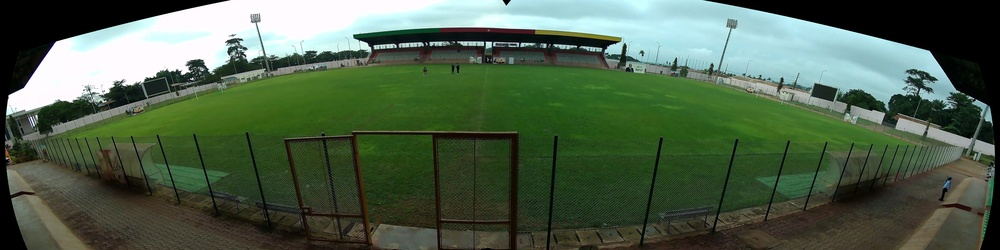
#> input picture panorama_1.jpg, 1000 x 250 px, shrunk from 6528 x 1632 before the run
$ python main.py
#> lines starting #> are read from the running program, lines starting #| are printed output that depends on the picture; after the words box and inside, x2 and y2 are one past the last pixel; in counts of white or black regions, pixels touching at a corner belong together
import cv2 as cv
import numpy as np
from pathlib import Path

# ==============================
#   НАСТРОЙКИ
# ==============================

DEBUG = True
SAVE_RESULTS = True


# ==============================
#   ВСПОМОГАТЕЛЬНЫЕ ФУНКЦИИ
# ==============================

class Debugger:
    """Класс для отладочного вывода"""

    def __init__(self, stem: str, base_rgb: np.ndarray):
        self.dir = Path("debug") / stem
        self.dir.mkdir(parents=True, exist_ok=True)
        self.step = 0
        self.base = base_rgb

    def save(self, name: str, img, overlay=False):
        if not DEBUG:
            return

        if overlay:
            vis = self.base.copy()
            if img.ndim == 2:
                mask = (img > 0).astype(np.uint8) * 255
                color_mask = np.zeros_like(vis)
                color_mask[:, :, 1] = mask  # Зелёный канал для маски
                vis = cv.addWeighted(vis, 0.7, color_mask, 0.3, 0)
            bgr = cv.cvtColor(vis, cv.COLOR_RGB2BGR)
        else:
            if img.ndim == 3:
                bgr = cv.cvtColor(img, cv.COLOR_RGB2BGR)
            else:
                bgr = cv.cvtColor(img, cv.COLOR_GRAY2BGR)

        cv.imwrite(str(self.dir / f"{self.step:02d}_{name}.png"), bgr)
        self.step += 1


# ==============================
#   ОБРАБОТКА EXG
# ==============================

def compute_exg(img_rgb):
    """Вычисление Excess Green Index"""
    # Нормализация в диапазон [0, 1]
    rgb_norm = img_rgb.astype(np.float32) / 255.0
    r, g, b = rgb_norm[:, :, 0], rgb_norm[:, :, 1], rgb_norm[:, :, 2]

    # ExG = 2*G - R - B
    exg = 2.0 * g - r - b

    # Нормализация в диапазон [0, 255]
    # ExG теоретически в диапазоне [-2, 2], но практически [-1, 1]
    exg_norm = (exg + 1.0) * 127.5
    exg_u8 = np.clip(exg_norm, 0, 255).astype(np.uint8)

    return exg_u8


def process_exg_otsu(exg_u8, dbg=None):
    """Обработка ExG с использованием Otsu и адаптацией для разных условий освещения"""
    h, w = exg_u8.shape

    # Предварительная фильтрация шума
    exg_filtered = cv.GaussianBlur(exg_u8, (5, 5), 1.5)

    if dbg:
        dbg.save("10_exg_raw", exg_u8)
        dbg.save("11_exg_filtered", exg_filtered)

    # Глобальный Otsu для начальной маски
    otsu_val, mask_otsu = cv.threshold(exg_filtered, 0, 255, cv.THRESH_BINARY + cv.THRESH_OTSU)

    if dbg:
        dbg.save("12_otsu_global", mask_otsu)
        dbg.save("13_otsu_overlay", mask_otsu, overlay=True)

    # Проверяем, достаточно ли зелёных пикселей найдено
    green_pixels = cv.countNonZero(mask_otsu)
    total_pixels = h * w
    green_ratio = green_pixels / total_pixels

    # Если зелёных пикселей слишком мало (< 10%), снижаем порог
    if green_ratio < 0.1:
        # Пробуем более низкий порог
        adaptive_threshold = otsu_val * 0.7
        mask_refined = (exg_filtered > adaptive_threshold).astype(np.uint8) * 255
    elif green_ratio > 0.7:
        # Если слишком много зелёного (> 70%), повышаем порог
        adaptive_threshold = otsu_val * 1.1
        mask_refined = (exg_filtered > adaptive_threshold).astype(np.uint8) * 255
    else:
        # Нормальный случай: адаптивное уточнение
        green_pixels_mask = mask_otsu > 0
        if np.any(green_pixels_mask):
            mean_green = np.mean(exg_filtered[green_pixels_mask])
            std_green = np.std(exg_filtered[green_pixels_mask])

            # Новый порог: немного ниже среднего зелёного
            adaptive_threshold = mean_green - 0.5 * std_green
            adaptive_threshold = max(adaptive_threshold, otsu_val * 0.8)  # Не ниже 80% от Otsu
        else:
            adaptive_threshold = otsu_val * 0.8

        # Применяем уточнённый порог
        mask_refined = (exg_filtered > adaptive_threshold).astype(np.uint8) * 255

    if dbg:
        dbg.save("14_refined_mask", mask_refined)
        dbg.save("15_refined_overlay", mask_refined, overlay=True)

    return mask_refined


def clean_mask(mask, dbg=None):
    """Очистка маски от шума и артефактов"""
    h, w = mask.shape

    # 1. Удаление мелких шумов
    kernel_small = cv.getStructuringElement(cv.MORPH_ELLIPSE, (3, 3))
    cleaned = cv.morphologyEx(mask, cv.MORPH_OPEN, kernel_small)

    # 2. Заполнение мелких дыр
    kernel_medium = cv.getStructuringElement(cv.MORPH_ELLIPSE, (7, 7))
    closed = cv.morphologyEx(cleaned, cv.MORPH_CLOSE, kernel_medium)

    if dbg:
        dbg.save("20_cleaned", closed)

    # 3. Удаление областей, касающихся краёв изображения (кроме небольших касаний)
    # Создаём маску краёв
    edge_mask = np.zeros((h, w), dtype=np.uint8)
    edge_thickness = 2
    edge_mask[:edge_thickness, :] = 255  # верх
    edge_mask[-edge_thickness:, :] = 255  # низ
    edge_mask[:, :edge_thickness] = 255  # лево
    edge_mask[:, -edge_thickness:] = 255  # право

    # Находим компоненты, касающиеся краёв
    edge_touching = cv.bitwise_and(closed, edge_mask)

    # Удаляем только маленькие краевые артефакты
    num_labels, labels, stats, _ = cv.connectedComponentsWithStats(edge_touching, 8)
    for i in range(1, num_labels):
        if stats[i, cv.CC_STAT_AREA] < (h * w * 0.01):  # Меньше 1% изображения
            closed[labels == i] = 0

    if dbg:
        dbg.save("21_edge_cleaned", closed)
        dbg.save("22_cleaned_overlay", closed, overlay=True)

    return closed


def find_field_components(mask, dbg=None):
    """Поиск всех компонент поля, включая фрагменты за сеткой забора"""
    h, w = mask.shape

    # Находим все компоненты
    num_labels, labels, stats, centroids = cv.connectedComponentsWithStats(mask, 8)

    if num_labels <= 1:
        return mask

    # Собираем все значимые компоненты
    components = []
    for i in range(1, num_labels):
        area = stats[i, cv.CC_STAT_AREA]
        x = stats[i, cv.CC_STAT_LEFT]
        y = stats[i, cv.CC_STAT_TOP]
        width = stats[i, cv.CC_STAT_WIDTH]
        height = stats[i, cv.CC_STAT_HEIGHT]
        cx, cy = centroids[i]

        # Пропускаем только очень маленькие шумовые области
        if area < (h * w * 0.001):  # Минимум 0.1% от изображения
            continue

        components.append({
            'label': i,
            'area': area,
            'x': x, 'y': y,
            'width': width, 'height': height,
            'cx': cx, 'cy': cy,
            'bbox': (x, y, x + width, y + height)
        })

    if not components:
        return mask

    # Анализируем геометрическое расположение компонент
    # Поле обычно занимает центральную горизонтальную полосу изображения

    # Находим основную горизонтальную полосу где находится поле
    y_centers = [c['cy'] for c in components]
    y_median = np.median(y_centers)

    # Определяем вертикальные границы поля (примерно)
    field_y_min = y_median - h * 0.4
    field_y_max = y_median + h * 0.4

    # Создаём маску результата
    result_mask = np.zeros_like(mask)

    # Добавляем все компоненты, которые:
    # 1. Находятся в центральной горизонтальной полосе
    # 2. Имеют достаточную площадь
    # 3. Имеют разумное соотношение сторон (не слишком узкие вертикальные полосы)

    for comp in components:
        cy = comp['cy']
        aspect_ratio = comp['width'] / comp['height'] if comp['height'] > 0 else 0

        # Условия включения компоненты:
        # - Центр в пределах поля по вертикали
        # - Не слишком узкая вертикальная полоса
        # - Достаточная площадь

        include = False

        # Основное условие: компонента в центральной части
        if field_y_min <= cy <= field_y_max:
            # Проверяем, что это не узкий вертикальный артефакт
            if aspect_ratio > 0.2 or comp['area'] > (h * w * 0.01):
                include = True

        # Дополнительное условие: большие компоненты включаем всегда
        if comp['area'] > (h * w * 0.05):  # Больше 5% изображения
            include = True

        if include:
            comp_mask = (labels == comp['label']).astype(np.uint8) * 255
            result_mask = cv.bitwise_or(result_mask, comp_mask)

    # Морфологическое закрытие для соединения близких фрагментов
    kernel = cv.getStructuringElement(cv.MORPH_RECT, (15, 5))
    result_mask = cv.morphologyEx(result_mask, cv.MORPH_CLOSE, kernel, iterations=2)

    if dbg:
        dbg.save("30_all_field_components", result_mask)
        dbg.save("31_components_overlay", result_mask, overlay=True)

    return result_mask


def fit_rectangle_to_field(mask, img_rgb, dbg=None):
    """Финальная обработка контура поля с сохранением всей области"""
    h, w = mask.shape

    # Находим контуры
    contours, _ = cv.findContours(mask, cv.RETR_EXTERNAL, cv.CHAIN_APPROX_SIMPLE)
    if not contours:
        return mask, None

    # Берём самый большой контур
    main_contour = max(contours, key=cv.contourArea)

    # Сглаживание контура морфологией
    kernel = cv.getStructuringElement(cv.MORPH_ELLIPSE, (11, 11))
    mask_smooth = cv.morphologyEx(mask, cv.MORPH_CLOSE, kernel)
    mask_smooth = cv.morphologyEx(mask_smooth, cv.MORPH_OPEN, kernel)

    # Находим контур после сглаживания
    contours_smooth, _ = cv.findContours(mask_smooth, cv.RETR_EXTERNAL, cv.CHAIN_APPROX_SIMPLE)
    if contours_smooth:
        main_contour_smooth = max(contours_smooth, key=cv.contourArea)
    else:
        main_contour_smooth = main_contour

    # Упрощение контура Douglas-Peucker с малым epsilon для сохранения формы
    epsilon = 0.002 * cv.arcLength(main_contour_smooth, True)  # 0.2% периметра
    approx = cv.approxPolyDP(main_contour_smooth, epsilon, True)

    # Проверяем, нужна ли прямоугольная коррекция
    # Вычисляем минимальный прямоугольник для оценки наклона
    rect = cv.minAreaRect(approx)
    angle = rect[2]

    # Корректируем угол
    if angle < -45:
        angle = 90 + angle
    elif angle > 45:
        angle = angle - 90

    # Если поле почти горизонтально (угол < 10°), используем выпуклую оболочку
    if abs(angle) < 10:
        hull = cv.convexHull(approx)
    else:
        # Если поле сильно наклонено, сохраняем исходную форму
        # но всё равно применяем выпуклую оболочку для устранения вогнутостей
        hull = cv.convexHull(main_contour_smooth)

    # Создаём финальную маску
    final_mask = np.zeros_like(mask)
    cv.fillPoly(final_mask, [hull], 255)

    # Проверка: если финальная маска потеряла больше 20% площади,
    # возвращаемся к исходной маске
    original_area = cv.countNonZero(mask)
    final_area = cv.countNonZero(final_mask)

    if final_area < original_area * 0.8:
        # Используем более консервативный подход
        hull = cv.convexHull(main_contour)
        final_mask = np.zeros_like(mask)
        cv.fillPoly(final_mask, [hull], 255)

    if dbg:
        dbg.save("40_smoothed_mask", mask_smooth)
        dbg.save("41_final_mask", final_mask)
        dbg.save("42_final_overlay", final_mask, overlay=True)

    return final_mask, hull


# ==============================
#   ГЛАВНАЯ ФУНКЦИЯ
# ==============================

def detect_football_field(filename: str) -> None:
    """Детектор футбольного поля на основе ExG с прямоугольной аппроксимацией"""
#> called with filename = 'panorama_1.jpg'

    # Загрузка изображения
    img_bgr = cv.imread(filename)
#> img_bgr is the input picture: shape (250, 1000, 3); mean B, G, R 75, 97.1, 78.7
    if img_bgr is None:
        print(f"Ошибка: не удалось загрузить {filename}")
        return

    # Конвертация в RGB
    img_rgb = cv.cvtColor(img_bgr, cv.COLOR_BGR2RGB)
    h_orig, w_orig, _ = img_rgb.shape
#> h_orig = 250; w_orig = 1000

    # Минимальная обрезка чёрных полос (если есть)
    # Детекция чёрных полос
    gray = cv.cvtColor(img_rgb, cv.COLOR_RGB2GRAY)

    # Находим границы не-чёрной области
    non_black = gray > 10
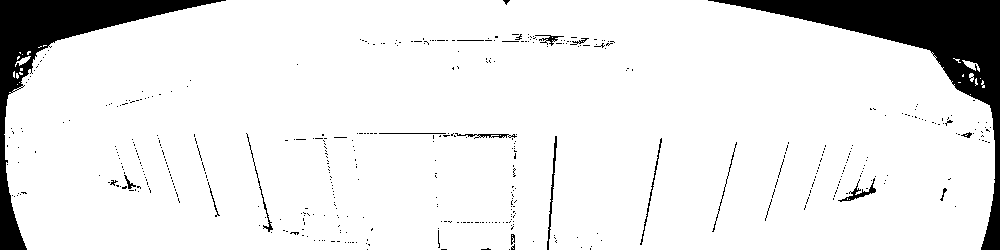
#> non_black: shape (250, 1000) bool; 90.5% white; 468 black regions (448 under 20 px), largest, box (x1, y1, x2, y2) and area: (708, 0, 1000, 250) 12489, (0, 0, 226, 250) 8749, (547, 136, 557, 250) 237
    coords = np.column_stack(np.where(non_black))
#> coords = 226168 pairs, first value 0 to 249, second value 4 to 994
    if coords.size > 0:
        y_min, x_min = coords.min(axis=0)
#> y_min = 0; x_min = 4
        y_max, x_max = coords.max(axis=0)
#> y_max = 249; x_max = 994

        # Обрезаем с небольшим запасом
        margin = 5
        y_min = max(0, y_min - margin)
        y_max = min(h_orig, y_max + margin)
#> y_max = 250
        x_min = max(0, x_min - margin)
#> x_min = 0
        x_max = min(w_orig, x_max + margin)
#> x_max = 999

        img_rgb = img_rgb[y_min:y_max, x_min:x_max]
#> img_rgb: shape (250, 999, 3)
    else:
        x_min, y_min = 0, 0

    h, w, _ = img_rgb.shape
#> h = 250; w = 999

    # Инициализация отладчика
    stem = Path(filename).stem
    dbg = Debugger(stem, img_rgb) if DEBUG else None

    if dbg:
        dbg.save("00_input", img_rgb)

    # ШАГ 1: Вычисление ExG
    exg = compute_exg(img_rgb)
#> in compute_exg, `exg = 2.0 * g - r - b`:
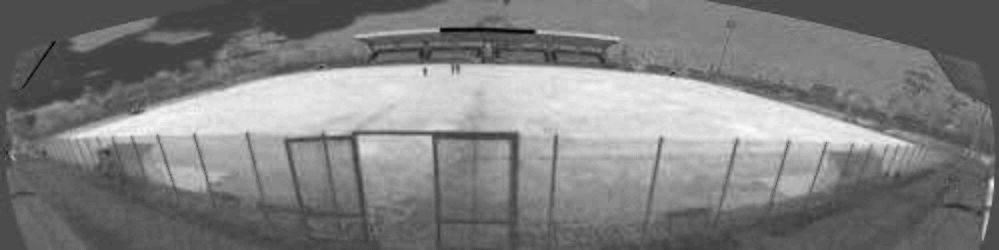
#> exg: shape (250, 999) float32; min -0.239, max 0.557, mean 0.159; drawn with min black and max white
#> in compute_exg, `exg_norm = (exg + 1.0) * 127.5`:
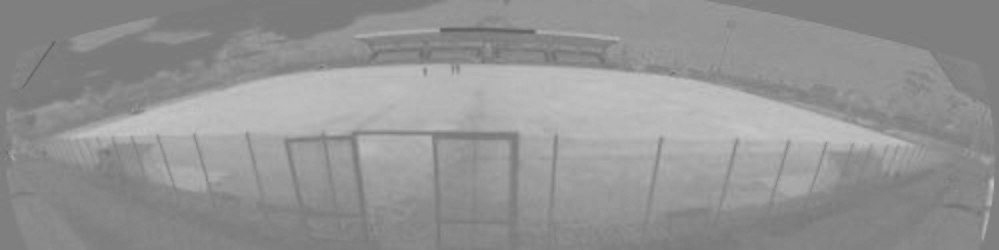
#> exg_norm: shape (250, 999) float32; min 97, max 198.5, mean 147.8

    # ШАГ 2: Пороговая обработка с Otsu
    mask = process_exg_otsu(exg, dbg)
#> in process_exg_otsu, `otsu_val, mask_otsu = cv.threshold(exg_filtered, 0, 255, cv.THRESH_BIN..`:
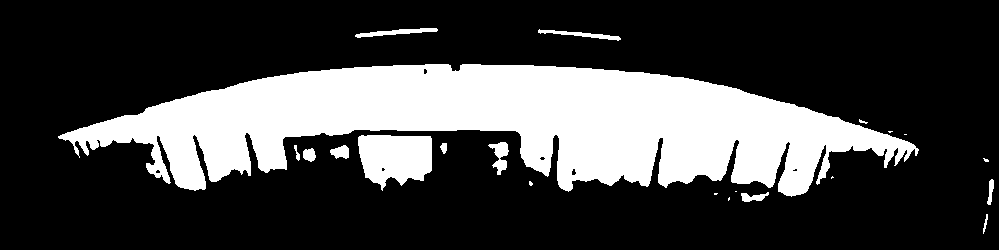
#> mask_otsu: shape (250, 999); 26.2% white; 21 white regions (8 under 20 px), largest, box (x1, y1, x2, y2) and area: (58, 64, 919, 197) 60574, (358, 135, 432, 191) 3155, (355, 28, 438, 38) 354
#> in process_exg_otsu, `otsu_val, mask_otsu = cv.threshold(exg_filtered, 0, 255, cv.THRESH_BIN..`: otsu_val = 156
#> in save (call 5), `vis = cv.addWeighted(vis, 0.7, color_mask, 0.3, 0)`:
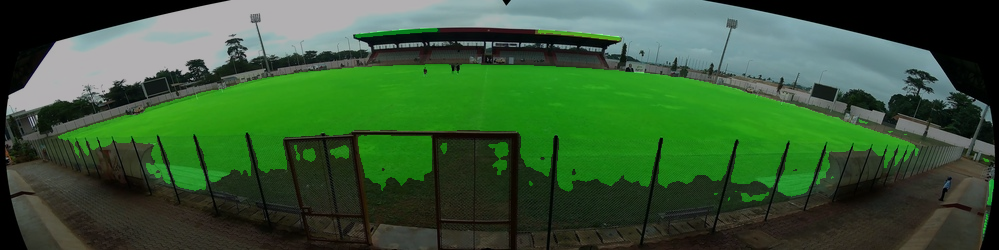
#> vis: shape (250, 999, 3); mean R, G, B 55.1, 88.1, 52.5
#> in process_exg_otsu, `green_pixels = cv.countNonZero(mask_otsu)`: green_pixels = 65549
#> in process_exg_otsu, `green_ratio = green_pixels / total_pixels`: green_ratio = 0.262
#> in process_exg_otsu, `mean_green = np.mean(exg_filtered[green_pixels_mask])`: mean_green = 176.1
#> in process_exg_otsu, `std_green = np.std(exg_filtered[green_pixels_mask])`: std_green = 10.44
#> in process_exg_otsu, `adaptive_threshold = mean_green - 0.5 * std_green`: adaptive_threshold = 170.8
#> in process_exg_otsu, `mask_refined = (exg_filtered > adaptive_threshold).astype(np.uint8) * ..`: mask_refined: shape (250, 999); 17.4% white; 8 white regions (3 under 20 px), largest, box (x1, y1, x2, y2) and area: (70, 66, 907, 158) 42489, (360, 137, 430, 158) 835, (178, 169, 197, 175) 67, (178, 140, 192, 145) 53, (990, 181, 993, 189) 20

    # ШАГ 3: Очистка маски
    mask = clean_mask(mask, dbg)
#> in clean_mask, `cleaned = cv.morphologyEx(mask, cv.MORPH_OPEN, kernel_small)`: cleaned: shape (250, 999); 17.4% white; 8 white regions (3 under 20 px), largest, box (x1, y1, x2, y2) and area: (70, 66, 907, 158) 42446, (360, 137, 414, 158) 725, (416, 137, 430, 147) 85, (178, 169, 194, 174) 58, (179, 140, 192, 145) 51
#> in clean_mask, `closed = cv.morphologyEx(cleaned, cv.MORPH_CLOSE, kernel_medium)`: closed: shape (250, 999); 17.6% white; 5 white regions (2 under 20 px), largest, box (x1, y1, x2, y2) and area: (70, 66, 907, 158) 42921, (360, 137, 430, 158) 843, (178, 169, 194, 174) 58
#> in clean_mask, `edge_touching = cv.bitwise_and(closed, edge_mask)`: edge_touching: shape (250, 999); every value is 0
#> in clean_mask, `num_labels, labels, stats, _ = cv.connectedComponentsWithStats(edge_to..`: labels: shape (250, 999) int32; every value is 0
#> in clean_mask, `num_labels, labels, stats, _ = cv.connectedComponentsWithStats(edge_to..`: num_labels = 1; stats = [[0, 0, 999, 250, 249750]]

    # ШАГ 4: Поиск компонент поля
    mask = find_field_components(mask, dbg)
#> in find_field_components, `num_labels, labels, stats, centroids = cv.connectedComponentsWithStats..`:
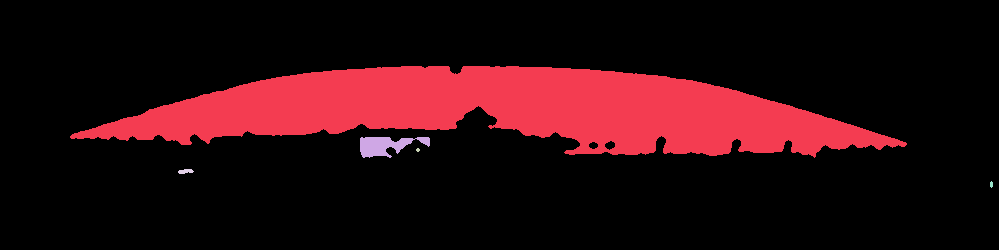
#> labels: shape (250, 999) int32; 6 distinct labels, from 0 to 5; one colour per label, 0 black
#> in find_field_components, `num_labels, labels, stats, centroids = cv.connectedComponentsWithStats..`: num_labels = 6; stats = [[0, 0, 999, 250, 205899], [70, 66, 837, 92, 42921], [360, 137, 70, 21, 843], [416, 148, 4, 4, 12], [178, 169, 16, 5, 58], [990, 181, 3, 7, 17]]; centroids = [[498.7, 127.4], [502.9, 110], [385.3, 144.9], [417.5, 149.5], [185.2, 170.9], [991, 184]]
#> the loop in find_field_components, `for i in range(1, num_labels):` made 5 passes
#> (area, x, y, width, height, cx, cy) on passes 1, 2, 4: (42921, 70, 66, 837, 92, 502.9, 110), (843, 360, 137, 70, 21, 385.3, 144.9), (58, 178, 169, 16, 5, 185.2, 170.9)
#> after the loop in find_field_components, `for i in range(1, num_labels):`: components = 2 items
#> in find_field_components, `y_centers = [c['cy'] for c in components]`: y_centers = [110, 144.9]
#> in find_field_components, `y_median = np.median(y_centers)`: y_median = 127.5
#> in find_field_components, `field_y_min = y_median - h * 0.4`: field_y_min = 27.45
#> in find_field_components, `field_y_max = y_median + h * 0.4`: field_y_max = 227.5
#> the loop in find_field_components, `for comp in components:` made 2 passes
#> (cy, aspect_ratio, include) on passes 1 to 2: (110, 9.1, True), (144.9, 3.33, True)
#> in find_field_components, `result_mask = cv.morphologyEx(result_mask, cv.MORPH_CLOSE, kernel, ite..`: result_mask: shape (250, 999); 18.4% white; 1 white region, box (x1, y1, x2, y2) and area: (70, 66, 907, 158) 46012
#> in save (call 11), `bgr = cv.cvtColor(img, cv.COLOR_GRAY2BGR)`: bgr: shape (250, 999, 3); 18.4% white; 1 white region

    # ШАГ 5: Прямоугольная аппроксимация
    final_mask, hull = fit_rectangle_to_field(mask, img_rgb, dbg)
#> in fit_rectangle_to_field, `contours, _ = cv.findContours(mask, cv.RETR_EXTERNAL, cv.CHAIN_APPROX_..`: contours = 1 contour; box (x1, y1, x2, y2) and area: (70, 66, 907, 158) 45122
#> in fit_rectangle_to_field, `main_contour = max(contours, key=cv.contourArea)`: main_contour = contour of 420 points, box (x1, y1, x2, y2) (70, 66, 907, 158), area 45122
#> in fit_rectangle_to_field, `mask_smooth = cv.morphologyEx(mask, cv.MORPH_CLOSE, kernel)`: mask_smooth: shape (250, 999); 18.5% white; 1 white region, box (x1, y1, x2, y2) and area: (70, 66, 907, 158) 46116
#> in fit_rectangle_to_field, `mask_smooth = cv.morphologyEx(mask_smooth, cv.MORPH_OPEN, kernel)`: mask_smooth: shape (250, 999); 18.3% white; 1 white region
#> in fit_rectangle_to_field, `contours_smooth, _ = cv.findContours(mask_smooth, cv.RETR_EXTERNAL, cv..`: contours_smooth = 1 contour; box (x1, y1, x2, y2) and area: (87, 66, 896, 158) 44968
#> in fit_rectangle_to_field, `main_contour_smooth = max(contours_smooth, key=cv.contourArea)`: main_contour_smooth = contour of 420 points, box (x1, y1, x2, y2) (87, 66, 896, 158), area 44968
#> in fit_rectangle_to_field, `epsilon = 0.002 * cv.arcLength(main_contour_smooth, True)`: epsilon = 3.54
#> in fit_rectangle_to_field, `approx = cv.approxPolyDP(main_contour_smooth, epsilon, True)`: approx = contour of 28 points, box (x1, y1, x2, y2) (87, 66, 896, 158), area 44507
#> in fit_rectangle_to_field, `rect = cv.minAreaRect(approx)`: rect = ((490.9, 111.3), (807.9, 90.39), -0.27)
#> in fit_rectangle_to_field, `angle = rect[2]`: angle = -0.27
#> in fit_rectangle_to_field, `hull = cv.convexHull(approx)`: hull = contour of 13 points, box (x1, y1, x2, y2) (87, 66, 896, 158), area 52300
#> in fit_rectangle_to_field, `cv.fillPoly(final_mask, [hull], 255)`:
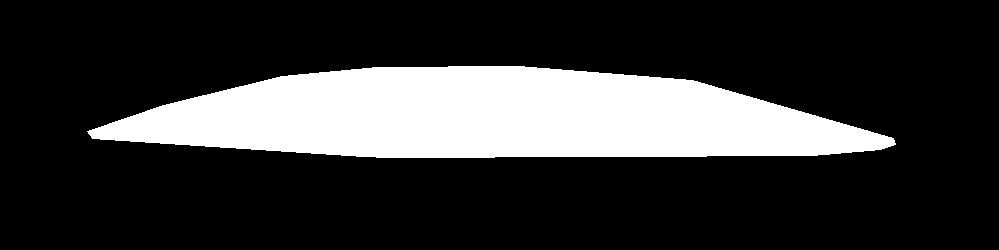
#> final_mask: shape (250, 999); 21.3% white; 1 white region, box (x1, y1, x2, y2) and area: (87, 66, 896, 158) 53113
#> in fit_rectangle_to_field, `original_area = cv.countNonZero(mask)`: original_area = 46012
#> in fit_rectangle_to_field, `final_area = cv.countNonZero(final_mask)`: final_area = 53113
#> in save (call 13), `bgr = cv.cvtColor(img, cv.COLOR_GRAY2BGR)`: bgr: shape (250, 999, 3); 18.3% white; 1 white region

    # Визуализация и сохранение результата
    if hull is not None:
        result = img_rgb.copy()
        cv.polylines(result, [hull], True, (255, 0, 0), thickness=max(2, w // 400))

        if dbg:
            dbg.save("99_final_result", result)

        if SAVE_RESULTS:
            # Восстанавливаем координаты для исходного изображения
            hull_original = hull + np.array([x_min, y_min])
#> hull_original = 13 rows, first 8: [163, 105], [282, 76], [377, 67], [518, 66], [692, 80], [893, 138], [895, 144], [880, 149]
            result_full = cv.cvtColor(img_bgr, cv.COLOR_BGR2RGB)
            cv.polylines(result_full, [hull_original], True, (255, 0, 0),
                         thickness=max(2, w_orig // 400))
            result_bgr = cv.cvtColor(result_full, cv.COLOR_RGB2BGR)
            cv.imwrite(f"processed_{filename}", result_bgr)
            print(f"✓ Обработано: {filename}")
    else:
        print(f"✗ Не удалось найти поле: {filename}")


# ==============================
#   ЗАПУСК
# ==============================

if __name__ == "__main__":
    images = [
        "panorama_1.jpg",
        "panorama_frame_2.jpg",
        "panorama_frame_3.jpg",
        "panorama_frame_50.jpg",
        "panorama_frame_51.jpg",
        "panorama_frame_52.jpg",
    ]

    print("Детекция поля: ExG + Otsu + прямоугольная аппроксимация")
    print("-" * 50)

    for img_file in images:
        try:
            detect_football_field(img_file)
        except Exception as e:
            print(f"✗ Ошибка при обработке {img_file}: {str(e)}")

    print("-" * 50)
    print("Обработка завершена!")
